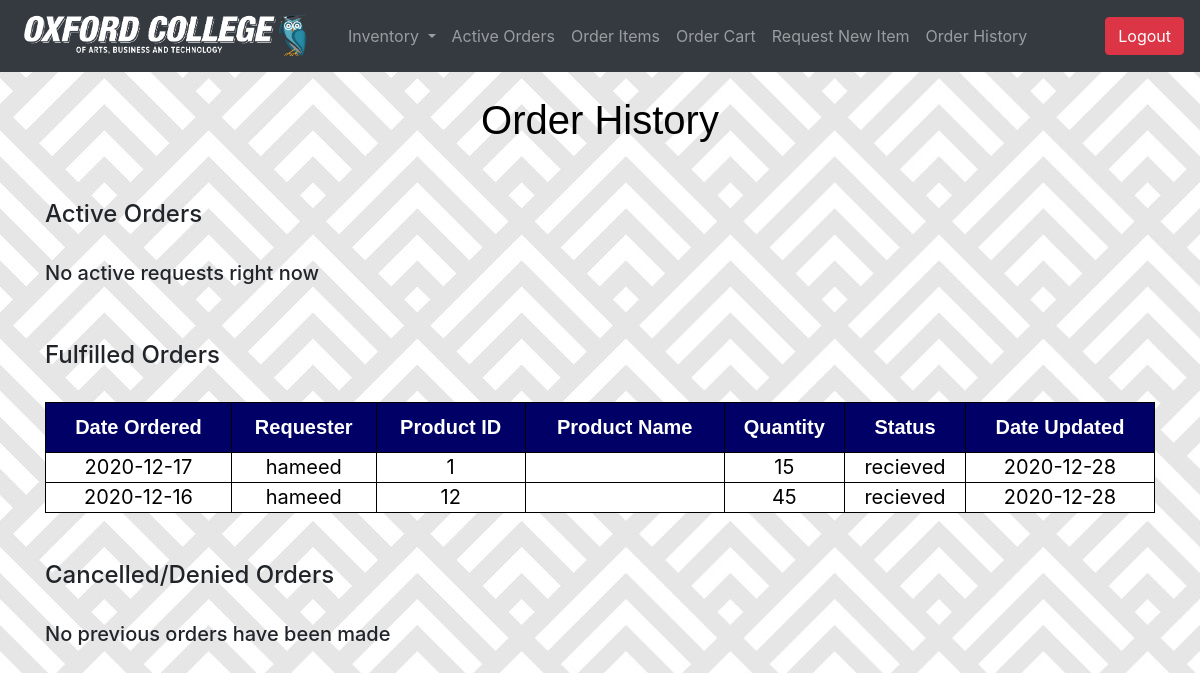
Page /purchasing/cm/cm_request_history.php (signed in) on the committed database.
### tables this page shows
CREATE TABLE IF NOT EXISTS `requests` (
  `id` int(11) NOT NULL AUTO_INCREMENT,
  `r_id` int(11) NOT NULL,
  `username` varchar(255) NOT NULL,
  `campus` varchar(255) NOT NULL,
  `product_id` varchar(99) NOT NULL,
  `supplier` varchar(99) NOT NULL,
  `quantity` int(11) NOT NULL,
  `unit_price` double NOT NULL,
  `status` varchar(255) NOT NULL DEFAULT 'pending',
  `time` timestamp NOT NULL DEFAULT CURRENT_TIMESTAMP,
  `update_time` timestamp NOT NULL DEFAULT CURRENT_TIMESTAMP ON UPDATE CURRENT_TIMESTAMP,
  `comments` text,
  `po_number` int(11) DEFAULT NULL,
  PRIMARY KEY (`id`)
);

### purchasing/cm/cm_request_history.php (the view, shortened to what this page needs)
<?php
  if (isset($_SESSION['loggedin']) && $_SESSION['loggedin'] == true && $_SESSSION['role']='campus') {
    include("cm_topbar.php");
  } else {
    header("Location: C:/wamp64/www/index.php");
    exit();
  }
  $campus = $_SESSION['access'];
?>
<html lang="en" dir="ltr">
  <head>
  </head>
  <body>
    <br>
    <h2 class="outside">Order History</h2>
    <br>
    <div class="container">
      <br>
      <h4>Active Orders</h4>
      <br>
      <table style="width: 100%;">
        <?php
          $query = "SELECT username, r_id, product_id, quantity, status, DATE(time), DATE(update_time) FROM requests WHERE (status='pending' OR status='approved' OR status='ordered' OR status='couriered' OR status='shipped') AND campus='$campus' ORDER BY time DESC;";
          $result = mysqli_query($conn, $query);
          if (mysqli_num_rows($result) == 0) {
            echo "<h5>No active requests right now</h5>";
          }
        ?>
      </table>
      <br>
      <br>
      <h4>Fulfilled Orders</h4>
      <br>
      <table style="width: 100%; border: 1px solid black;">
        <?php
          $query = "SELECT username, product_id, quantity, status, DATE(time), DATE(update_time) FROM requests WHERE status='recieved' AND campus='$campus' ORDER BY time DESC;";
          $result = mysqli_query($conn, $query);
          if (mysqli_num_rows($result) == 0) {
            echo "<h5>No previous orders have been made</h5>";
          }
          else {
            echo "  <tr>
                      <th>Date Ordered</th>
                      <th>Requester</th>
                      <th>Product ID</th>
                      <th>Product Name</th>
                      <th>Quantity</th>
                      <th>Status</th>
                      <th>Date Updated</th>
                    </tr>";
            $opt = "";
            while ($row = mysqli_fetch_assoc($result)) {
              $pid = $row['product_id'];
              $query = "SELECT name, unit FROM product WHERE product_id='$pid';";
              $result2 = mysqli_query($conn, $query);
              if ($result) {
                $row2 = mysqli_fetch_assoc($result2);
              }
              $opt .= " <tr>
                          <td>" .$row['DATE(time)']. "</td>
                          <td>" .$row['username']. "</td>
                          <td>$pid</td>
                          <td>" .$row2['name']. "</td>
                          <td>" .$row['quantity']. " " .$row2['unit']. "</td>
                          <td>" .$row['status']. "</td>
                          <td>" .$row['DATE(update_time)']. "</td>
                        </tr>";
            }
            echo $opt;
          }
        ?>
      </table>
      <br>
      <br>
      <h4>Cancelled/Denied Orders</h4>
      <br>
      <table style="width: 100%; border: 1px solid black;">
        <?php
          $query = "SELECT username, product_id, quantity, status, DATE(time), DATE(update_time) FROM requests WHERE (status='cancelled' OR status='denied') AND campus='$campus' ORDER BY time DESC;";
          $result = mysqli_query($conn, $query);
          if (mysqli_num_rows($result) == 0) {
            echo "<h5>No previous orders have been made</h5>";
          }
        ?>
      </table>
    </div>
    <br><br>
  </body>
</html>

### purchasing/cm/cm_request_history.php (style rules this page uses)
body { margin: 0 auto; background-image: url(../img/bg2.jpg); }
table { border-collapse: collapse; width: 70%; font-size:18px; margin: 0 auto; }
table, th, td { border: 1px solid black; text-align:center; }
th { height: 50px; background: #006; color: #FFF; font-size: 20px; font-family: Tahoma, Geneva, sans-serif; }
td { height: 30px; background: #FFF; color: black; font-size: 20px; }
.outside { font-size: 40px; color: Black; font-family: Tahoma, Geneva, sans-serif; text-align:center; }

### rows in the picture
requests: DATE "2020-12-17", username "hameed", product "1", quantity "15", status "recieved", DATE "2020-12-28"
requests: DATE "2020-12-16", username "hameed", product "12", quantity "45", status "recieved", DATE "2020-12-28"
